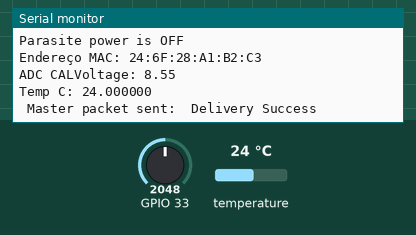
A program run on a simulated ESP32. Shown: the last lines printed to the serial monitor. The test bench sets the inputs (shaded band); at power-on: temperature 24 °C, GPIO 33 = 2048.

Above: at 1.2 s.
1.3 s: temperature set to 12 °C
At 2.27 s:
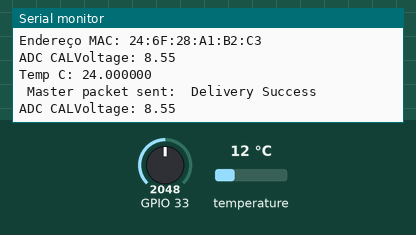
2.8 s: GPIO 33 set to 2866
At 3.7 s:
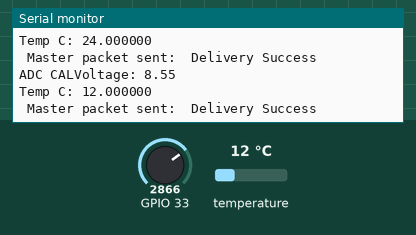
4.3 s: temperature set to 19 °C
At 5.0 s:
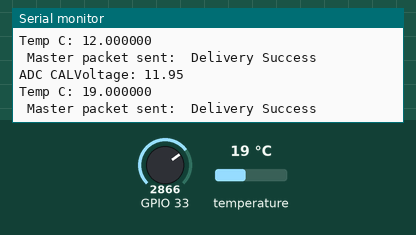
5.8 s: GPIO 33 set to 3603
At 7.4 s:
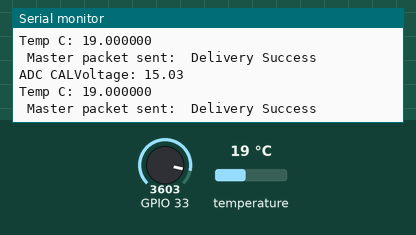
Timing chart, 0 to 8.3 s (numbered marks = the images above; inputs shaded):
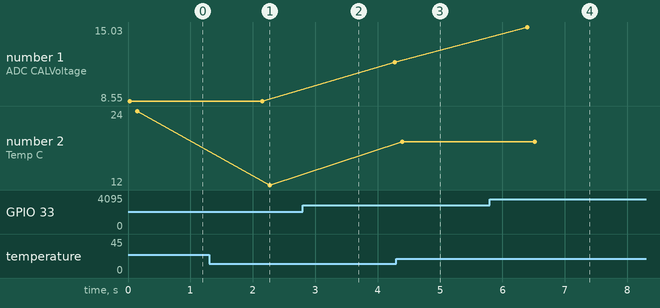

The program:

main.cpp
```cpp
#include <Arduino.h>
#include <OneWire.h>
#include <DallasTemperature.h>
#include <esp_adc_cal.h>

#include <esp_now.h>            // Inclui a biblioteca esp_now para o uso do protocolo de comunicação ESP-NOW
#include <WiFi.h>               // Inclui a biblioteca WiFi para configuração da rede sem fio
//98:CD:AC:A9:7D:A4   espsafada
// 3C:61:05:15:53:10 MAC ALIVE
uint8_t slaveMacAddress[] = {0x3C, 0x61, 0x05, 0x15, 0x53, 0x10};  // Define o endereço MAC do dispositivo escravo. Coloque o endereço MAC de sua placa aqui
typedef struct DataStruct {  // Define a estrutura DataStruct para troca de informações
  float temperature;
  float voltage;
  float current;
} DataStruct;

DataStruct message;

esp_now_peer_info_t peerInfo;  // Cria uma estrutura esp_now_peer_info_t, que é utilizada para registrar informações sobre um peer (dispositivo) que será adicionado à rede ESPNOW


#define ONE_WIRE_BUS 4

// Setup a oneWire instance to communicate with any OneWire devices (not just Maxim/Dallas temperature ICs)
OneWire oneWire(ONE_WIRE_BUS);

// Pass our oneWire reference to Dallas Temperature.
DallasTemperature sensors(&oneWire);

// arrays to hold device address
DeviceAddress insideThermometer;

void printAddress(DeviceAddress deviceAddress);
void measureTemperature();
void measureVoltage();
void measurecurrent();

#define printVontage
#define printTemperature

void OnDataSent(const uint8_t *mac_addr, esp_now_send_status_t status) {
  Serial.print(F("\r\n Master packet sent:\t"));
  Serial.println(status == ESP_NOW_SEND_SUCCESS ? "Delivery Success" : "Delivery Fail");
}


void setup(void)
{
  Serial.begin(115200);

  sensors.begin();

  // report parasite power requirements
  if(sensors.isParasitePowerMode()){Serial.println("Parasite power is ON");}
  else{Serial.println("Parasite power is OFF");}

  if (!sensors.getAddress(insideThermometer, 0)) Serial.println("Unable to find address for Device 0");
  //printAddress(insideThermometer);

  // set the resolution to 9 bit (Each Dallas/Maxim device is capable of several different resolutions)
  sensors.setResolution(insideThermometer, 9);


  WiFi.disconnect();    // Desconecta de qualquer rede WiFi previamente conectada
  WiFi.mode(WIFI_STA);  // Define o modo WiFi como Station (cliente)

  Serial.print("Endereço MAC: ");
  Serial.println(WiFi.macAddress()); // retorna o endereço MAC do dispositivo

  if (esp_now_init() != ESP_OK) {        // Inicializa o ESP-NOW e verifica se há erros
    delay(500);                           // Espera por 2,5 segundos
    ESP.restart();                       // Reinicia o dispositivo
  }

  esp_now_register_send_cb(OnDataSent);             // Registra a função de callback que é chamada quando os dados são enviados
  memcpy(peerInfo.peer_addr, slaveMacAddress, 6);  // Copia o endereço MAC do escravo para a estrutura peerInfo
  peerInfo.channel = 0;                            // Define o canal de comunicação como 0 na estrutura peerInfo
  peerInfo.encrypt = false;                        // Define a encriptação como desativada na estrutura peerInfo

  // Tenta adicionar o escravo à lista de pares de comunicação ESP-NOW e verifica se foi bem sucedido
  if (esp_now_add_peer(&peerInfo) != ESP_OK){  // Caso não seja possível adicionar o escravo, exibe mensagem de falha no display, acende LED vermelho e reinicia o dispositivo
    Serial.print("Falha ao adicionar peer");
    delay(500);
    ESP.restart();
  }
}

void loop(void)
{
  measureVoltage();
  measureTemperature();

  esp_now_send(slaveMacAddress, (uint8_t *)&message, sizeof(DataStruct));  // Envie os dados para o endereço MAC do dispositivo escravo
  delay(2000);
}

// function to print a device address temperature
void printAddress(DeviceAddress deviceAddress)
{
  for (uint8_t i = 0; i < 8; i++)
  {
    if (deviceAddress[i] < 16) Serial.print("0");
    Serial.print(deviceAddress[i], HEX);
  }
}

void measureTemperature()
{
  sensors.requestTemperatures();      //Send the command to get temperatures
  message.temperature = sensors.getTempC(insideThermometer);

  #ifdef printTemperature
    if(message.temperature == DEVICE_DISCONNECTED_C){
    Serial.println("Error: Could not read temperature data");
    }
    Serial.printf("Temp C: %f \r\n", message.temperature);
  #endif
}

void measureVoltage()
{
  double Calibration_factor = 1.0195;
	float R1_Value = 47000 , R2_Value = 3300;

  esp_adc_cal_characteristics_t adc_cal;//Estrutura que contem as informacoes para calibracao
	adc1_config_width(ADC_WIDTH_BIT_12);//Configura a resolucao
	adc1_config_channel_atten(ADC1_CHANNEL_5, ADC_ATTEN_DB_0);//Configura a atenuacao
  esp_adc_cal_value_t adc_type = esp_adc_cal_characterize(ADC_UNIT_1, ADC_ATTEN_DB_0, ADC_WIDTH_BIT_12, 1100, &adc_cal);//Inicializa a estrutura de calibracao

    if (adc_type == ESP_ADC_CAL_VAL_EFUSE_VREF){Serial.printf("ADC CAL", "Vref eFuse encontrado: %umV", adc_cal.vref);}
    else if (adc_type == ESP_ADC_CAL_VAL_EFUSE_TP){Serial.printf("ADC CAL", "Two Point eFuse encontrado");}
    else{ Serial.printf("ADC CAL", "Nada encontrado, utilizando Vref padrao: %umV", adc_cal.vref);}

  uint32_t voltage = 0;
		for (int i = 0; i < 100; i++){
			voltage += adc1_get_raw(ADC1_CHANNEL_5);//Obtem o valor RAW do ADC
			delayMicroseconds(30);
		}
		voltage /= 100;
    voltage = esp_adc_cal_raw_to_voltage(voltage, &adc_cal);//Converte e calibra o valor lido (RAW) para mV

  message.voltage = (voltage * Calibration_factor / (R2_Value/(R1_Value + R2_Value)))/1000;

    #ifdef printVontage
		   Serial.printf("Voltage: %.2f \r\n", message.voltage);
    #endif
}

void measurecurrent(){
}
```

Measured:
- after the input at 4.3 s, the serial monitor: prints a new line after 0.10 s (image 3)
- after the input at 5.8 s, the serial monitor: prints a new line after 0.60 s (image 4)
- plotted number 1: 8.55 → 11.95 after the input at 2.8 s, 11.95 → 15.03 after the input at 5.8 s
- plotted number 2: 24 → 12 after the input at 1.3 s, 12 → 19 after the input at 4.3 s
